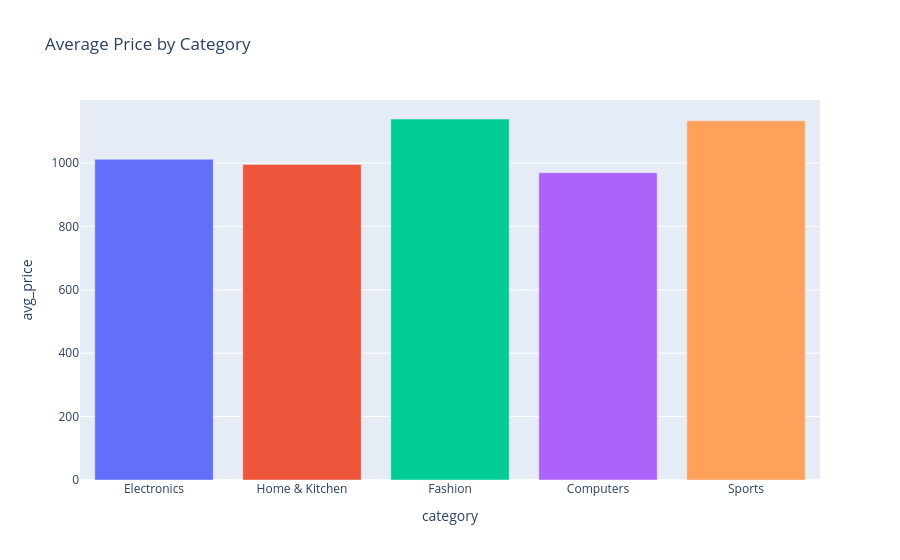

Notebook code cell kept with this figure:
### Markdown cell above
## Average Price by Category

### Code cell
pipeline = [{'$group': {'_id': '$category', 'avg_price': {'$avg': '$price'}}}]
avg_df = pd.DataFrame(list(products.aggregate(pipeline)))
avg_df.columns = ['category','avg_price']

fig = px.bar(
    avg_df,
    x='category',
    y='avg_price',
    color='category',
    color_discrete_sequence=px.colors.qualitative.Plotly,
    title='Average Price by Category'
)
fig.update_layout(showlegend=False)
fig.show()

### Figure 1 — Plotly figure (JSON) as saved in the notebook; plotly's stock layout.template omitted (floating-point values rounded to 4 significant figures)
{"data": [{"hovertemplate": "category=%{x}<br>avg_price=%{y}<extra></extra>", "legendgroup": "Electronics", "marker": {"color": "#636EFA", "pattern": {"shape": ""}}, "name": "Electronics", "orientation": "v", "showlegend": true, "textposition": "auto", "type": "bar", "x": ["Electronics"], "xaxis": "x", "y": [1012.0], "yaxis": "y"}, {"hovertemplate": "category=%{x}<br>avg_price=%{y}<extra></extra>", "legendgroup": "Home & Kitchen", "marker": {"color": "#EF553B", "pattern": {"shape": ""}}, "name": "Home & Kitchen", "orientation": "v", "showlegend": true, "textposition": "auto", "type": "bar", "x": ["Home & Kitchen"], "xaxis": "x", "y": [995.3], "yaxis": "y"}, {"hovertemplate": "category=%{x}<br>avg_price=%{y}<extra></extra>", "legendgroup": "Fashion", "marker": {"color": "#00CC96", "pattern": {"shape": ""}}, "name": "Fashion", "orientation": "v", "showlegend": true, "textposition": "auto", "type": "bar", "x": ["Fashion"], "xaxis": "x", "y": [1139.0], "yaxis": "y"}, {"hovertemplate": "category=%{x}<br>avg_price=%{y}<extra></extra>", "legendgroup": "Computers", "marker": {"color": "#AB63FA", "pattern": {"shape": ""}}, "name": "Computers", "orientation": "v", "showlegend": true, "textposition": "auto", "type": "bar", "x": ["Computers"], "xaxis": "x", "y": [969.1], "yaxis": "y"}, {"hovertemplate": "category=%{x}<br>avg_price=%{y}<extra></extra>", "legendgroup": "Sports", "marker": {"color": "#FFA15A", "pattern": {"shape": ""}}, "name": "Sports", "orientation": "v", "showlegend": true, "textposition": "auto", "type": "bar", "x": ["Sports"], "xaxis": "x", "y": [1133.0], "yaxis": "y"}], "layout": {"barmode": "relative", "legend": {"title": {"text": "category"}, "tracegroupgap": 0}, "showlegend": false, "title": {"text": "Average Price by Category"}, "xaxis": {"anchor": "y", "categoryarray": ["Electronics", "Home & Kitchen", "Fashion", "Computers", "Sports"], "categoryorder": "array", "domain": [0, 1], "title": {"text": "category"}}, "yaxis": {"anchor": "x", "domain": [0, 1], "title": {"text": "avg_price"}}}}
